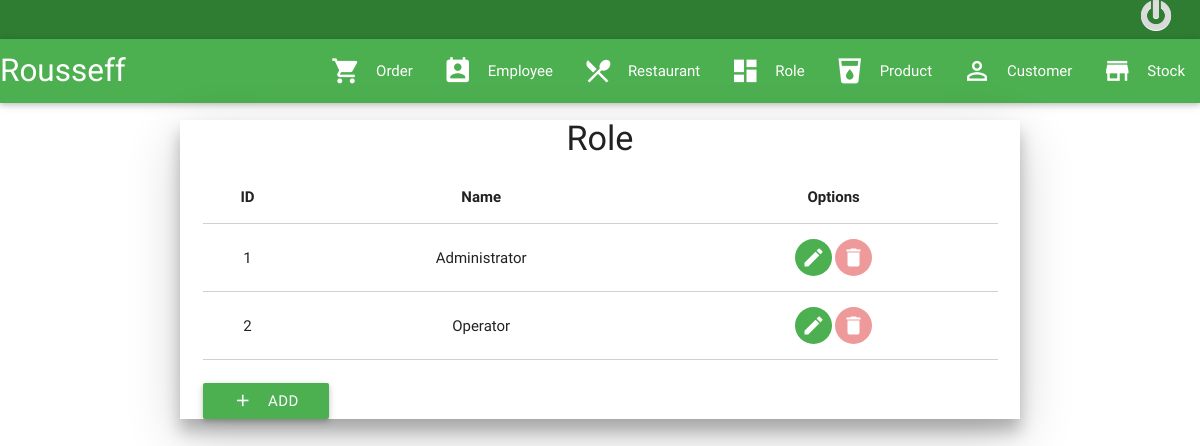
The page /view/role.php (signed in) on the database its author committed.
### tables this page shows
CREATE TABLE IF NOT EXISTS `role` (
  `roleId` INT(11) NOT NULL AUTO_INCREMENT,
  `roleName` VARCHAR(45) NULL DEFAULT NULL,
  `roleDeleted` BINARY NOT NULL DEFAULT 0,
  `roleDescription` VARCHAR(100) NULL,
  PRIMARY KEY (`roleId`));

### dataaccess/db.inc.php (called while the page is built)
<?php
	include_once DIR_BASE . "dataaccess/config.inc.php";
	class BaseDB
	{
		function connectDatabase()
		{
			try
			{
				global $host, $dbname, $username, $password;
			  	$pdo = new PDO('mysql:host=' . $host . ';dbname=' . $dbname . '', $username, $password);
			  	$pdo->setAttribute(PDO::ATTR_ERRMODE, PDO::ERRMODE_EXCEPTION);
			  	$pdo->exec('SET NAMES "utf8"');
			  	return $pdo;
			}
			catch (PDOException $e)
			{
			  	$error = 'Unable to connect to the database server. ' . $e->getMessage();
			  	die($error);
			  	exit();
			}
			catch (Exception $err)
			{
				$error = 'Error. ' . $e->getMessage();
			 	die($error);
			  	exit();
			}
		}
	}

### business/roleBS.php (called while the page is built, shortened)
<?php
	include_once DIR_BASE . "mapper/roleMapper.php";
	class RoleBS
	{
		private $roleMapper = null;
		function RoleBS()
		{
			$this->roleMapper = new RoleMapper();
		}
		public function getRoles($id = null)
		{
			return $this->roleMapper->getRoles($id);
		}
	}

### dataaccess/roleDA.php (called while the page is built, shortened)
<?php
	include_once DIR_BASE . "dataaccess/db.inc.php";
	class RoleDA extends BaseDB
	{
		private $conn;
		function RoleDA()
		{
			$this->conn = parent::connectDatabase();
		}
		public function getRoles($id = null, $connection = null)
		{
			if($connection == null)
				$connection = $this->conn;
			try
			{
			  	$sql = 'SELECT *
				  		FROM role';
				$prep = $connection->prepare($sql);
			    $prep->execute();
			    return $prep->fetchAll();
			}
			catch (PDOException $e)
			{
			    $error = 'Error fetching role: ' . $e->getMessage();
			    die($error);
			    exit();
			}
		}
	}

### mapper/roleMapper.php (called while the page is built, shortened)
<?php
	include_once DIR_BASE . "dataaccess/roleDA.php";
	class RoleMapper
	{
		private $roleDAO = null;
		function RoleMapper()
		{
			$this->roleDAO = new RoleDA();
		}
		public function getRoles($id = null)
		{
			$rolesRet = [];
			$roles = $this->roleDAO->getRoles($id);
			foreach ($roles as $role)
			{
				array_push($rolesRet, $this->createRole($role));
			}
			return $rolesRet;
		}
		public function createRole($role)
		{
			$rol = new Role();
			$rol->id = $role['roleId'];
			if(isset($role['roleName']))
			{
				$rol->name = $role['roleName'];
			}
			return $rol;
		}
	}

### view/role.html.php (the view, shortened to what this page needs)
<?php  include 'header.php';?>
<div class="container z-depth-3">
	<h4 class="center-align ">Role</h4>
	<table class="bordered hoverable responsive-table">
        <thead>
          <tr>
			<th data-field="id" class="center-align">ID</th>
			<th data-field="id" class="center-align">Name</th>
			<th data-field="id" class="center-align">Options</th>
          </tr>
        </thead>
        <tbody>
        	<?php foreach ($roles as $role): ?>
          <tr>
			<td class="center-align"><?php echo $role->id; ?></td>
			<td class="center-align"><?php echo $role->name; ?></td>
            <td class="center-align">
				<form action="?" method="post">
					<div>
						<button class="btn-floating btn-flat waves-effect waves-light tooltipped green" data-position="top" data-delay="15" data-tooltip="Edit Role"  type="submit" name="action" value="iedit">
    						<i class="mdi-editor-mode-edit"></i>
  						</button>
  						<button class="btn-floating btn-flat waves-effect waves-light red tooltipped red lighten-3" data-position="top" data-delay="15" data-tooltip="Delete Role" type="button" onclick="callDeleteRoutine('<?php echo $deleteUrl; ?>', <?php echo $role->id; ?>);" name="delete" value="idelete">
    						<i class="mdi-action-delete"></i>
  						</button>
					</div>
				</form>
			</td>
          </tr>
          <?php endforeach; ?>
        </tbody>
      </table>
      <form action="?" method="post">
       <br>
		<button class="waves-effect waves-light btn green" type="submit" name="add" value="Add">Add
    		<i class="mdi-content-add left"></i>
  		</button>
	</form>
</div>
<?php  include 'footer.php';?>

### rows shown on the page
role: roleId "1", roleName "Administrator"
role: roleId "2", roleName "Operator"
